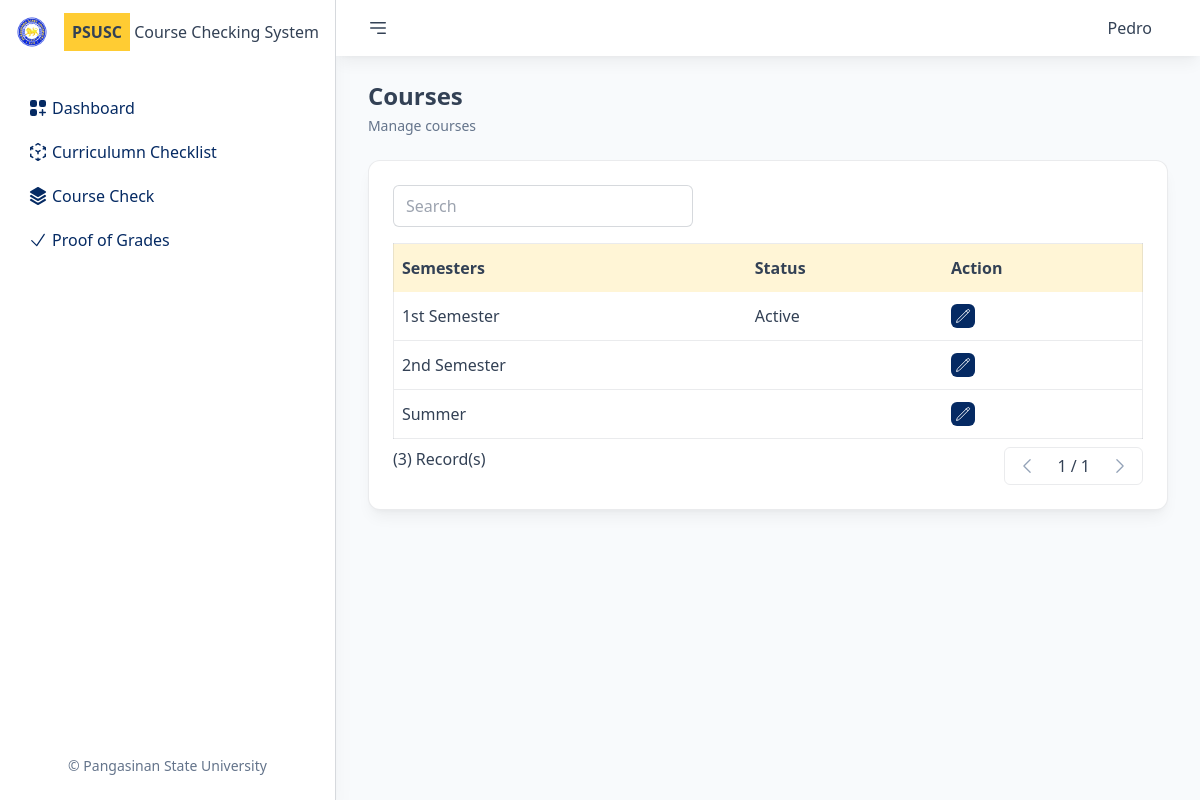
Screenshot of /semesters (signed in) with the database file from the repository.
### tables this page shows
CREATE TABLE `students` (
  `id` int(11) NOT NULL,
  `studNo` varchar(50) NOT NULL,
  `fname` varchar(150) NOT NULL,
  `lname` varchar(150) NOT NULL,
  `mname` varchar(150) NOT NULL,
  `email` varchar(150) NOT NULL,
  `courseId` int(11) NOT NULL,
  `currId` int(11) NOT NULL,
  `password` varchar(150) NOT NULL
);

CREATE TABLE `semesters` (
  `id` int(11) NOT NULL,
  `sem` varchar(50) NOT NULL,
  `status` varchar(50) NOT NULL
);

### index.php (called while the page is built, shortened)
<?php
Route::contentToRender();

### Models/Student.php (called while the page is built, shortened)
<?php
class Student extends Model
{
    protected $fname;
    public function __construct($id, $studNo, $fname, $lname, $mname, $email, $courseId, $currId, $password)
    {
        $this->fname = $fname;
    }
    public function getFname()
    {
        return $this->fname;
    }
    public static function getById($value)
    {
        $m = Model::getInstance();
        $data = NULL;
        $r = $m->getOne('students', 'id', $value);
        if ($r) {
            $data = new Student(...$r);
        }
        return $data;
    }
}

### Models/Model.php (called while the page is built, shortened)
<?php
class Model
{
    private static $instance;
    private $conn;
    public static function getInstance()
    {
        if (!self::$instance) {
            self::$instance = new Model();
        }
        return self::$instance;
    }
    private function connect()
    {
        if (!$this->conn) {
            try {
                $this->conn = new \PDO("mysql:host=" . SERVER . ";dbname=" . DB_NAME . "", USERNAME, PASSWORD);
                $this->conn->setAttribute(\PDO::ATTR_ERRMODE, \PDO::ERRMODE_EXCEPTION);
            } catch (\PDOException $e) {
                throw new \PDOException("Database connection error: " . $e->getMessage());
            }
        }
    }
    protected function executeQuery($query, $params = array())
    {
        try {
            $stmt  = $this->conn->prepare($query);
            $stmt->execute($params);
            $lastInsertId = $this->conn->lastInsertId();
            $result = new \stdClass();
            $result->stmt = $stmt;
            $result->lastInsertId = $lastInsertId;
            return $result;
        } catch (\PDOException $e) {
            return $e->getMessage();
        }
    }
    public function getOne($table, $field, $id)
    {
        try {
            $stmt = $this->executeQuery("SELECT * FROM $table WHERE $field=:id", array(':id' => $id));
            return $stmt->stmt->fetch(\PDO::FETCH_ASSOC);
        } catch (\PDOException $e) {
            return $e->getMessage();
        }
    }
    public function all($table)
    {
        $stmt = $this->executeQuery("SELECT * FROM $table");
        return $stmt->stmt->fetchAll(\PDO::FETCH_ASSOC);
    }
}

### Controllers/Controller.php (called while the page is built, shortened)
<?php
class Controller
{
    public static function usersData($id)
    {
        if ($_SESSION['user_type'] != "Student") {
            return User::getById($id);
        } else {
            return Student::getById($id);
        }
    }
}

### Models/Semester.php (called while the page is built, shortened)
<?php
class Semester extends Model
{
    protected $id;
    protected $sem;
    protected $status;
    public function __construct($id, $sem, $status)
    {
        $this->id = $id;
        $this->sem = $sem;
        $this->status = $status;
    }
    public function getId()
    {
        return $this->id;
    }
    public function getSem()
    {
        return $this->sem;
    }
    public function getStatus()
    {
        return $this->status;
    }
    public static function getAll()
    {
        $m = Model::getInstance();
        $list = [];
        $r = $m->all('semesters');
        if ($r) {
            foreach ($r as $v) {
                $data = new Semester(...$v);
                $list[] = $data;
            }
        }
        return $list;
    }
}

### public/pages/semesters/semsestersview.php (the view, shortened to what this page needs)
<?php
require_once(TEMPLATE_PATH . "/header.php");
require_once(TEMPLATE_PATH . "/nav.php");
?>
<div class="px-8">
    <div class="bg-white p-6 rounded-xl shadow-lg shadow-black/5 border border-slate-700/10">
        <div class="flex flex-row items-center justify-between mb-4">
            <div class="w-full md:w-2/5">
                <input type="search" class="px-3 py-2 w-full rounded-md border border-slate-700/20 focus:outline-none  focus:ring ring-brand-light ring-offset-2" name="searchInput" id="searchInput" placeholder="Search">
            </div>
        </div>
        <div class="">
            <table class="w-full border border-slate-700/10 mb-2" id="dataTable">
                <thead>
                    <tr class="bg-accent/20 text-left ">
                        <th class="px-2 py-3">Semesters</th>
                        <th class="px-2 py-3">Status</th>
                        <th class=" px-2 py-3">Action</th>
                    </tr>
                </thead>
                <tbody class="divide-y divide-slate-700/10 " id="tableBody">
                    <?php
                    foreach ($semesters as $sem) :
                    ?>
                        <tr class="transition-all">
                            <td class="px-2 py-3"><?= $sem->getSem() ?></td>
                            <td class="px-2 py-3"><?= $sem->getStatus() ?></td>
                            <td class="px-2 py-3 flex flex-row item-center gap-2">
                                <a href="#" data-remote="/semesters/edit/<?= $sem->getId() ?>" data-size="w-full md:w-2/5 lg:w-1/5" class="pop text-sm bg-brand-dark hover:bg-brand-light transition-all text-slate-200 p-1 rounded-md">
                                </a>
                            </td>
                        </tr>
                    <?php
                    endforeach;
                    ?>
                </tbody>
            </table>
            <div class="flex flex-row justify-between">
                <div class="">
                    <p>(<?= sizeof($semesters) ?>) Record(s)</p>
                </div>
                <div class="flex flex-row gap-2 items-center rounded-md border border-slate-700/10 overflow-hidden">
                    <button onclick="prevPage()" class="px-3 py-2 disabled:text-slate-400 disabled:hover:bg-transparent hover:bg-blue-700 hover:text-white transition-all " id="prevBtn" disabled>
                        <svg xmlns="http://www.w3.org/2000/svg" fill="none" viewBox="0 0 24 24" stroke-width="1.5" stroke="currentColor" class="w-5 h-5">
                            <path stroke-linecap="round" stroke-linejoin="round" d="M15.75 19.5L8.25 12l7.5-7.5" />
                        </svg>
                    </button>
                    <span id="currentPage"></span>
                    <button onclick="nextPage()" id="nextBtn" class="px-3 py-2 disabled:text-slate-400 disabled:hover:bg-transparent hover:bg-blue-700 hover:text-white transition-all" disabled>
                        <svg xmlns="http://www.w3.org/2000/svg" fill="none" viewBox="0 0 24 24" stroke-width="1.5" stroke="currentColor" class="w-5 h-5">
                            <path stroke-linecap="round" stroke-linejoin="round" d="M8.25 4.5l7.5 7.5-7.5 7.5" />
                        </svg>
                    </button>
                </div>
            </div>
        </div>
    </div>
</div>
<?php
require_once(TEMPLATE_PATH . "/footer.php");
?>

### public/template/nav.php (shortened to what this page needs)
<aside class="flex flex-col shrink-0 justify-between w-full max-w-fit sm:w-fit lg:w-[340px]  bg-white border-r border-slate-700/20 shadow-xl shadow-black/5">
    <div class="px-4">
        <div class="py-4 flex flex-col lg:flex-row gap-4 items-center mb-6">
            <img src="/public/img/psulogo.png" class="w-8" alt="">
            <div class="hidden lg:block">
                <span class="p-2 text-base font-black text-slate-700 bg-accent">PSUSC</span> Course Checking System
            </div>
        </div>
        <div class="flex flex-col gap-1 text-brand-dark">
            <a href="/" class="relative group flex flex-col lg:flex-row lg:items-center gap-1 px-3 py-2 hover:bg-brand/10 rounded-lg <?= $GLOBALS['currentpage'] == "" ? "bg-brand/5" : "" ?>">
                <span class="hidden lg:block">Dashboard</span>
            </a>
            <?php
            if ($_SESSION['user_type'] == "Student") :
            ?>
                <a href="/myCurriculums" class="relative group flex flex-col lg:flex-row lg:items-center gap-1 px-3 py-2 hover:bg-brand/10 rounded-lg <?= $GLOBALS['currentpage'] == "mycurriculums" ? "bg-brand/5" : "" ?>">
                    <span class="hidden lg:block">Curriculumn Checklist</span>
                </a>
                <a href="/coursecheck" class="relative group flex flex-col lg:flex-row lg:items-center gap-1 px-3 py-2 hover:bg-brand/10 rounded-lg <?= $GLOBALS['currentpage'] == "coursecheck" ? "bg-brand/5" : "" ?>">
                    <span class="hidden lg:block">Course Check</span>
                </a>
                <a href="/proofs" class="relative group flex flex-col lg:flex-row lg:items-center gap-1 px-3 py-2 hover:bg-brand/10 rounded-lg <?= $GLOBALS['currentpage'] == "proof" ? "bg-brand/5" : "" ?>">
                    <svg xmlns="http://www.w3.org/2000/svg" fill="none" viewBox="0 0 24 24" stroke-width="1.5" stroke="currentColor" class="w-5 h-5">
                        <path stroke-linecap="round" stroke-linejoin="round" d="m4.5 12.75 6 6 9-13.5" />
                    </svg>
                    <span class="hidden lg:block">Proof of Grades</span>
                </a>
            <?php
            endif;
            ?>
        </div>
    </div>
    <div class="px-4 py-2 flex flex-row gap-2 justify-center items-center mb-4">
        <p class="text-sm text-slate-500">&copy; <span class="hidden lg:inline-block">Pangasinan State University</span></p>
    </div>
</aside>
<div class="relative h-screen overflow-y-auto flex-auto flex gap-6 flex-col">
    <div class="sticky top-0 px-8 py-2 flex flex-row justify-between items-center bg-white shadow-lg shadow-black/5">
        <div class="flex flex-row items-center gap-4">
            <a href="#">
            </a>
        </div>
        <div class="flex flex-row gap-4 p-2 items-center">
            <div class="relative group">
                <a href="#" class="p-2">
                    <?= $userdata->getFname() ?>
                </a>
            </div>
        </div>
    </div>
    <div class="px-8">
        <h2 class="text-2xl font-semibold mb-1"><?= ucfirst($pageTitle) ?></h2>
        <div class="text-sm text-slate-500"><?= $pageDesc ?></div>
    </div>

### rows the page displays
students: fname "Pedro"
semesters: sem "1st Semester", status "Active"
semesters: sem "2nd Semester"
semesters: sem "Summer"

### other values shown
$pageTitle "Courses"
$pageDesc "Manage courses"
sizeof($semesters) "3"
